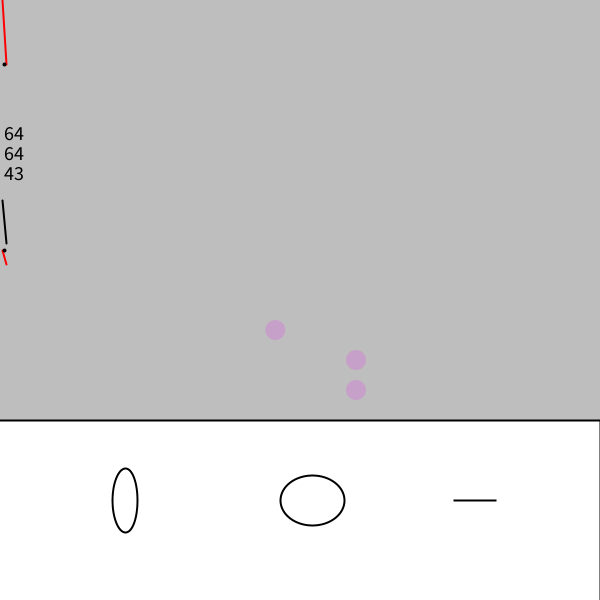
Frame 1 (no input)
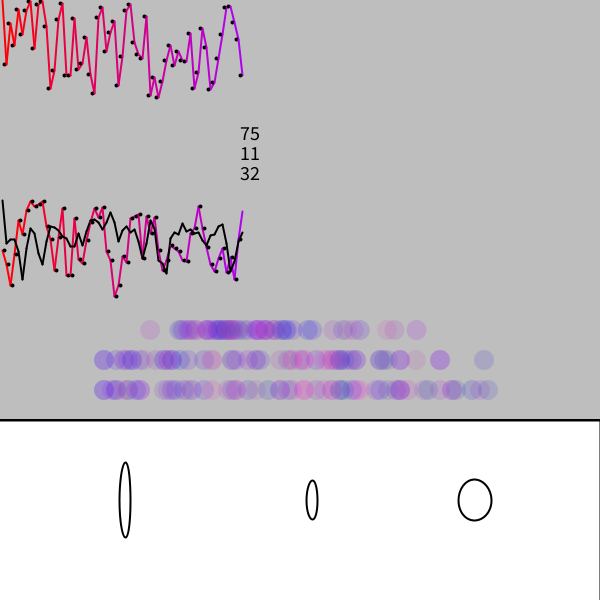
Frame 60 (the mouse pressed at the canvas centre just before this capture)
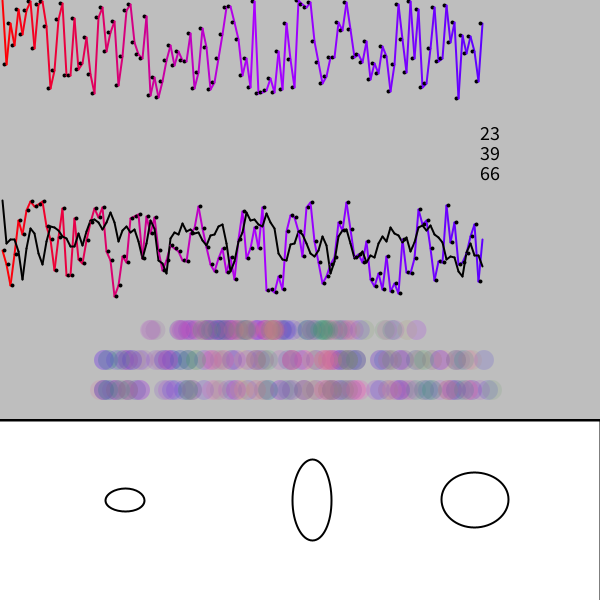
Frame 120 (the mouse held since frame 60 and released just before this capture)

The Processing sketch that drew these frames (run headless with seeded random() and noise(); from frame 60 on, the mouse is pressed at the canvas centre):

// Processing sketch: randomNoiseCompare
// ── randomNoiseCompare.pde
// jämnför slump och noice

int intA = 0; 
int intB = 0; 
int current = 50;
int rx = 0; 
int ry = 0; 
int nx = 0; 
int ny = 0; 
int v = 0; 
int ocurrent = 50; 
int intOldA = 50;
float yPosOld = 0; 
float yPos = 0; 

void setup () {
 size(600,600); 
 frameRate(4);
 textSize(20);
 strokeWeight(2);
 background(190); 
}
void draw() { 
  v = v + 4; 
  if (v > width ) {
    v = 0; 
    background(190); 
  }
  // gradering av grafer
  stroke(255-v/3, 0, v);
  
  // slumpgraf
  intOldA = intA;
  intA = (int)random(100); 
  line(v+2, intA, v-2, intOldA); 
  
  // närhetsgraf
  intB = floor(random(100));
  ocurrent = current; 
  current = closest(current, intA, intB); 
  line(v+2, current+200, v-2, ocurrent+200); 
  fill(255);
  stroke(0);
  
  // noicegraf
  yPosOld =  yPos; 
  yPos = noise(v*0.1);
  yPos = map(yPos, 0, 1, 0, 100);
  line(v+2, yPos+200, v-2, yPosOld+200);
  
  // punter till grafer
  ellipse(v, intA, 2, 2); 
  ellipse(v, ocurrent+200, 2,2); 
  noStroke(); 
  
  // horisontala cirklar
  fill(random(255), v/3, 255-v/3, 40);
  ellipse(100+yPos*4, 330, 20, 20);
  ellipse(100+current*4, 360, 20, 20);
  ellipse(100+intA*4, 390, 20, 20);
 
  // vit fält längst ner
  fill(255);
  stroke(0);
  rect(-10, 420, width+10, 300);
  ellipse(125, 500, intB, intA);
  ellipse(312, 500, current, ocurrent);
  ellipse(475, 500, yPos, yPosOld);
  fill(190);
  
  // rullande nummer
  noStroke();
  rect(-10, 120, width+10, 70);
  fill(0);
  text(intA, v, 140);
  text(current, v, 160);
  text((int)yPos, v, 180);
}

int closest(int c, int a, int b) {
  int ca = abs(c-a); 
  int cb = abs(c-b); 
  if (ca < cb) {
    return a; 
  } else {
    return b; 
  }
}
